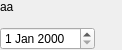
<?xml version="1.0" encoding="UTF-8"?>
<ui version="4.0">
 <class>WidgetDateSelection5C</class>
 <widget class="QWidget" name="WidgetDateSelection5C">
  <property name="geometry">
   <rect>
    <x>0</x>
    <y>0</y>
    <width>122</width>
    <height>50</height>
   </rect>
  </property>
  <property name="windowTitle">
   <string>Saisie date et heure</string>
  </property>
  <layout class="QVBoxLayout" name="verticalLayout">
   <property name="spacing">
    <number>0</number>
   </property>
   <property name="leftMargin">
    <number>0</number>
   </property>
   <property name="topMargin">
    <number>0</number>
   </property>
   <property name="rightMargin">
    <number>0</number>
   </property>
   <property name="bottomMargin">
    <number>0</number>
   </property>
   <item>
    <widget class="MonLabelClic" name="label">
     <property name="sizePolicy">
      <sizepolicy hsizetype="Fixed" vsizetype="Expanding">
       <horstretch>0</horstretch>
       <verstretch>0</verstretch>
      </sizepolicy>
     </property>
     <property name="minimumSize">
      <size>
       <width>50</width>
       <height>20</height>
      </size>
     </property>
     <property name="maximumSize">
      <size>
       <width>178</width>
       <height>16777215</height>
      </size>
     </property>
     <property name="frameShape">
      <enum>QFrame::NoFrame</enum>
     </property>
     <property name="text">
      <string>aa</string>
     </property>
     <property name="scaledContents">
      <bool>false</bool>
     </property>
     <property name="alignment">
      <set>Qt::AlignLeading|Qt::AlignLeft|Qt::AlignTop</set>
     </property>
    </widget>
   </item>
   <item>
    <layout class="QHBoxLayout" name="horizontalLayout">
     <property name="spacing">
      <number>0</number>
     </property>
     <item>
      <widget class="QDateEdit" name="dateEdit">
       <property name="sizePolicy">
        <sizepolicy hsizetype="Fixed" vsizetype="Fixed">
         <horstretch>0</horstretch>
         <verstretch>0</verstretch>
        </sizepolicy>
       </property>
      </widget>
     </item>
     <item>
      <spacer name="horizontalSpacer">
       <property name="orientation">
        <enum>Qt::Horizontal</enum>
       </property>
       <property name="sizeHint" stdset="0">
        <size>
         <width>13</width>
         <height>20</height>
        </size>
       </property>
      </spacer>
     </item>
    </layout>
   </item>
  </layout>
 </widget>
 <customwidgets>
  <customwidget>
   <class>MonLabelClic</class>
   <extends>QLabel</extends>
   <header>monLabelClic.h</header>
  </customwidget>
 </customwidgets>
 <resources/>
 <connections/>
</ui>
